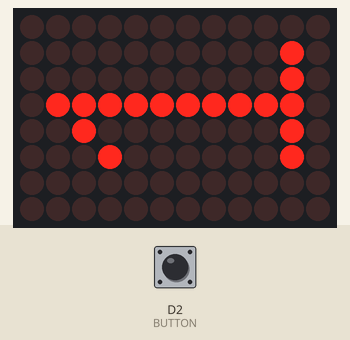
Simulated run of this sketch. Board: Arduino Uno R4 WiFi. Shown: 12×8 LED matrix. Inputs (shaded band) come from the test bench; at power-on: D2 (BUTTON) HIGH.

Above: at 0.05 s.
At 2.85 s:
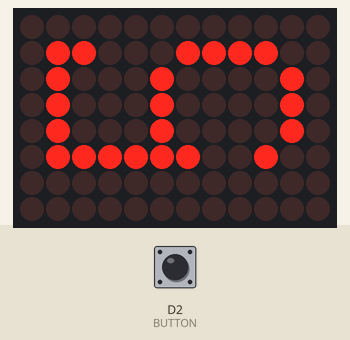
2.9 s: D2 (BUTTON) pulled LOW for 1 s
At 4.2 s:
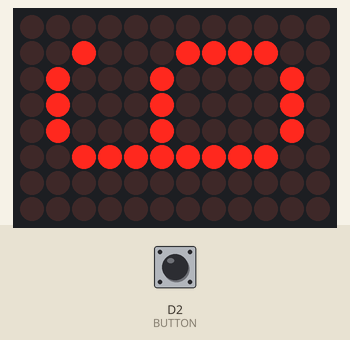
Timing chart, 0 to 5.9 s (numbered marks = the images above; inputs shaded):
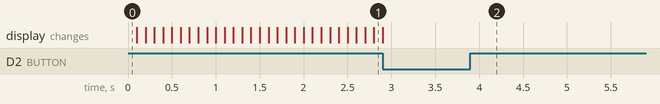

The sketch:

dieinterrupt.ino
```cpp
#include "Arduino_LED_Matrix.h"

ArduinoLEDMatrix matrix;

uint32_t digit[6][3] = {
/*1*/ { 0b00000000000000000000001000000000, 0b00100111111111100010000000100001, 0b00000010000000000000000000000000 },
/*2*/ { 0b00000000000000110000001001001100, 0b00100100001100100100000011100011, 0b00000010000000000000000000000000 },
/*3*/ { 0b00000000000000111001110001000110, 0b00100100011000100100000000100010, 0b00001100000000000000000000000000 },
/*4*/ { 0b00000100000000000100001001111111, 0b11100010010000100001010000000000, 0b11000000000001000000000000000000 },
/*5*/ { 0b00000000000001100011110001000100, 0b00100100010000100100010000100111, 0b11100100000000000000000000000000 },
/*6*/ { 0b00000000000000100011110001000100, 0b00100100010000100100010000100011, 0b11111100000000000000000000000000 },
};

int BUTTON = 2;
int button_bounces = 0;
int rollMode = 1;

void buttonPressed() {
    button_bounces ++;
    // delay(100); - inte bra!
}

void setup() {
    attachInterrupt(digitalPinToInterrupt(BUTTON), buttonPressed, FALLING);
    matrix.begin();
}

int i = 0;

void loop() {
    if(rollMode) {
        matrix.loadFrame(digit[i]);
        if(button_bounces > 0) {
            rollMode = 0;
            button_bounces = 0;
        }
        i++;
        if(i == 6) i = 0;
    }
    else {
        if(button_bounces > 0) {
            rollMode = 1;
            button_bounces = 0;
        }
    }
    delay(100);
}
```

digit.c
```cpp
uint32_t digit[6][3] = {
/*1*/ { 0b00000000000000000000001000000000, 0b00100111111111100010000000100001, 0b00000010000000000000000000000000 },
/*2*/ { 0b00000000000000110000001001001100, 0b00100100001100100100000011100011, 0b00000010000000000000000000000000 },
/*3*/ { 0b00000000000000111001110001000110, 0b00100100011000100100000000100010, 0b00001100000000000000000000000000 },
/*4*/ { 0b00000100000000000100001001111111, 0b11100010010000100001010000000000, 0b11000000000001000000000000000000 },
/*5*/ { 0b00000000000001100011110001000100, 0b00100100010000100100010000100111, 0b11100100000000000000000000000000 },
/*6*/ { 0b00000000000000100011110001000100, 0b00100100010000100100010000100011, 0b11111100000000000000000000000000 },
};
```
